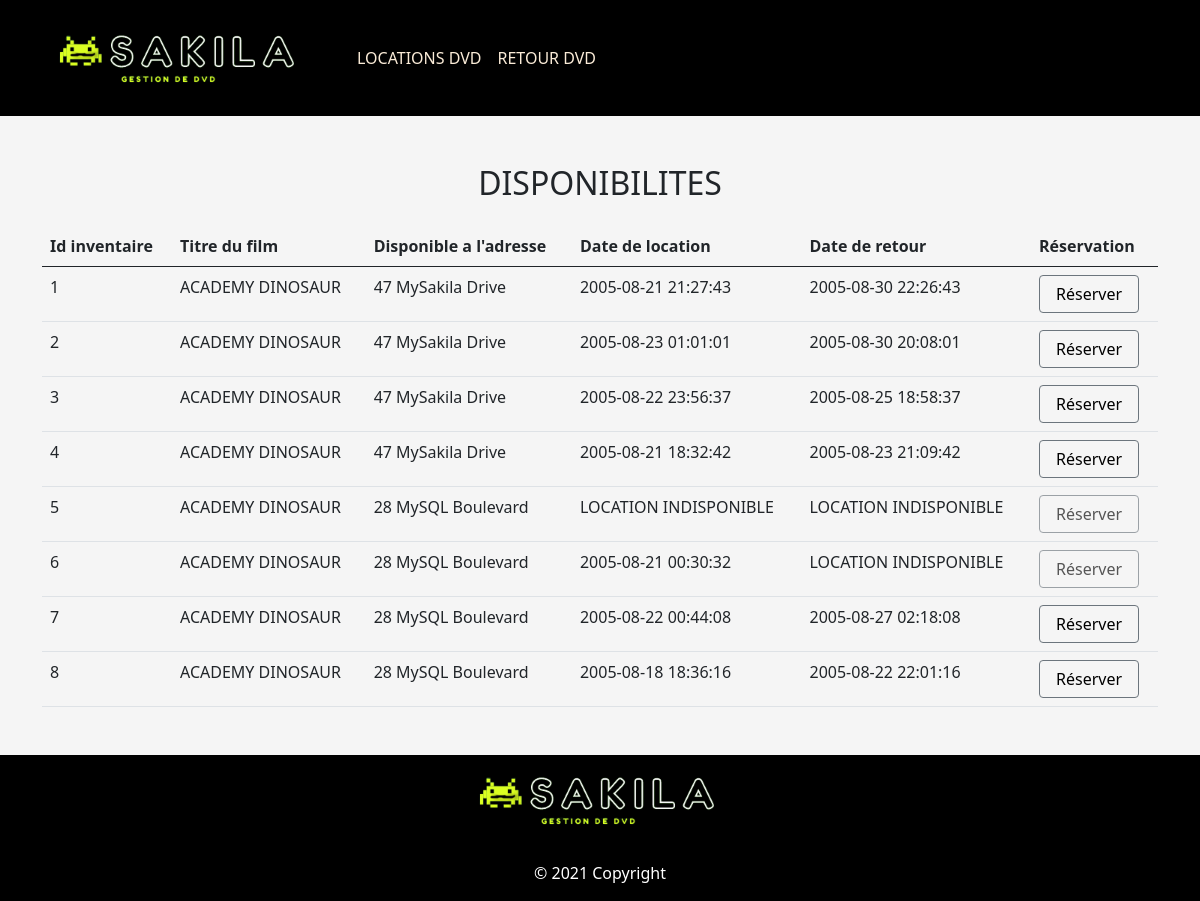
The app's page /list_films_available.php?film_id=1 with its own data.
### tables this page shows
CREATE TABLE film (
  film_id SMALLINT UNSIGNED NOT NULL AUTO_INCREMENT,
  title VARCHAR(128) NOT NULL,
  description TEXT DEFAULT NULL,
  release_year YEAR DEFAULT NULL,
  language_id TINYINT UNSIGNED NOT NULL,
  original_language_id TINYINT UNSIGNED DEFAULT NULL,
  rental_duration TINYINT UNSIGNED NOT NULL DEFAULT 3,
  rental_rate DECIMAL(4,2) NOT NULL DEFAULT 4.99,
  length SMALLINT UNSIGNED DEFAULT NULL,
  replacement_cost DECIMAL(5,2) NOT NULL DEFAULT 19.99,
  rating ENUM('G','PG','PG-13','R','NC-17') DEFAULT 'G',
  special_features SET('Trailers','Commentaries','Deleted Scenes','Behind the Scenes') DEFAULT NULL,
  last_update TIMESTAMP NOT NULL DEFAULT CURRENT_TIMESTAMP ON UPDATE CURRENT_TIMESTAMP,
  PRIMARY KEY  (film_id),
  KEY idx_title (title),
  KEY idx_fk_language_id (language_id),
  KEY idx_fk_original_language_id (original_language_id),
  CONSTRAINT fk_film_language FOREIGN KEY (language_id) REFERENCES language (language_id) ON DELETE RESTRICT ON UPDATE CASCADE,
  CONSTRAINT fk_film_language_original FOREIGN KEY (original_language_id) REFERENCES language (language_id) ON DELETE RESTRICT ON UPDATE CASCADE
);

CREATE TABLE inventory (
  inventory_id MEDIUMINT UNSIGNED NOT NULL AUTO_INCREMENT,
  film_id SMALLINT UNSIGNED NOT NULL,
  store_id TINYINT UNSIGNED NOT NULL,
  last_update TIMESTAMP NOT NULL DEFAULT CURRENT_TIMESTAMP ON UPDATE CURRENT_TIMESTAMP,
  PRIMARY KEY  (inventory_id),
  KEY idx_fk_film_id (film_id),
  KEY idx_store_id_film_id (store_id,film_id),
  CONSTRAINT fk_inventory_store FOREIGN KEY (store_id) REFERENCES store (store_id) ON DELETE RESTRICT ON UPDATE CASCADE,
  CONSTRAINT fk_inventory_film FOREIGN KEY (film_id) REFERENCES film (film_id) ON DELETE RESTRICT ON UPDATE CASCADE
);

CREATE TABLE address (
  address_id SMALLINT UNSIGNED NOT NULL AUTO_INCREMENT,
  address VARCHAR(50) NOT NULL,
  address2 VARCHAR(50) DEFAULT NULL,
  district VARCHAR(20) NOT NULL,
  city_id SMALLINT UNSIGNED NOT NULL,
  postal_code VARCHAR(10) DEFAULT NULL,
  phone VARCHAR(20) NOT NULL,
   
   
  /*!50705 location GEOMETRY */ /*!80003 SRID 0 */ /*!50705 NOT NULL,*/
  last_update TIMESTAMP NOT NULL DEFAULT CURRENT_TIMESTAMP ON UPDATE CURRENT_TIMESTAMP,
  PRIMARY KEY  (address_id),
  KEY idx_fk_city_id (city_id),
  /*!50705 SPATIAL KEY `idx_location` (location),*/
  CONSTRAINT `fk_address_city` FOREIGN KEY (city_id) REFERENCES city (city_id) ON DELETE RESTRICT ON UPDATE CASCADE
);

### class/dbconfig.php (called while the page is built, shortened)
<?php
class database {
  private $db_host = "127.0.0.1";
  private $db_username = "root";
  private $db_password = "secret";
  private $db_name= "sakila";
  public function connectDb() {
    $conn = new PDO("mysql:host=$this->db_host;dbname=$this->db_name", $this->db_username, $this->db_password );
    $conn->setAttribute(PDO::ATTR_ERRMODE, PDO::ERRMODE_EXCEPTION);
    return $conn;
  }
}
?>

### class/films.php (called while the page is built, shortened)
<?php
class films extends database{
    public function getOneFilm() {
        $id='';
        if(!isset($_GET['film_id'])) {
            $id ="";
        } else {
            $id=$_GET['film_id'];
        }
        $sql ="SELECT film.film_id, film.title as title, film.description, film.release_year, film.length,
        film.rating, film.rental_rate, category.name as category
        FROM film
        INNER JOIN film_category ON film.film_id = film_category.film_id
        INNER JOIN category ON film_category.category_id = category.category_id
        WHERE film.film_id=:id";
        $query = $this->connectDb()->prepare($sql);
        $query->bindValue(':id', $id, PDO::PARAM_INT);
        $query->execute();
        return $query->fetch();
    }
    public function getDisponility() {
        $id="";
        if(!isset($_GET['film_id'])) {
            $id ="";
        } else {
            $id=$_GET['film_id'];
        }
        $sql="SELECT film.film_id, film.title, address.address as address, store.store_id as store, inventory.inventory_id as inventory_id
        FROM film
        INNER JOIN inventory ON film.film_id = inventory.film_id
        INNER JOIN store ON inventory.store_id = store.store_id
        INNER JOIN address ON store.address_id = address.address_id
        WHERE film.film_id =:id";
        $query = $this->connectDb()->prepare($sql);
        $query->bindValue(':id', $id, PDO::PARAM_INT);
        $query->execute();
        $inventories = $query->fetchAll();
        $max = sizeof($inventories);
        for($i=0; $i<$max;$i++){
            $sql="SELECT * FROM rental WHERE rental.inventory_id =:inventory_id order by rental_date desc limit 1";
            $query = $this->connectDb()->prepare($sql);
            $query->bindValue(':inventory_id',$inventories[$i]['inventory_id'] , PDO::PARAM_INT);
            $query->execute();
            $lastrental = $query->fetch();
            $inventories[$i]['last_date_rental'] = $lastrental['rental_date'];
            $inventories[$i]['last_return_date'] = $lastrental['return_date'];
        }
        return $inventories;
    }
}
?>

### list_films_available.php (the view, shortened to what this page needs)
<?php
include_once 'class/dbconfig.php';
include_once 'class/films.php';
$query = new films;
$film = $query->getOneFilm();
$inventories = $query->getDisponility();
include("components/header.php");
?>
<div class="container">
    <h2 class="title_page text-center mt-5 mb-4">DISPONIBILITES</h2>
</div>
<div class="container mb-3">
    <table class="table table-hover">
        <thead>
            <tr>
                <th class="cellule_designation">Id inventaire</th>
                <th class="cellule_designation">Titre du film </th>
                <th class="cellule_designation">Disponible a l'adresse </th>
                <th class="cellule_designation">Date de location</th>
                <th class="cellule_designation">Date de retour</th>
                <th class="cellule_designation">Réservation</th>
            </tr>
        </thead>
        <tbody>
            <?php foreach($inventories as $inventory) { ?>
            <tr>
                <td class="cellule_table">
                    <?php echo $inventory['inventory_id']; ?>
                </td>
                <td class="cellule_table">
                    <?php echo $inventory['title']; ?>
                </td>
                <td class="cellule_table">
                    <?php echo $inventory['address']; ?>
                </td>
                <td class="cellule_table">
                    <?php
                    if ($inventory['last_date_rental'] == NULL) {
                        echo 'LOCATION INDISPONIBLE';
                    } else {
                        echo $inventory['last_date_rental'];
                    }
                    ?>
                </td>
                <td class="cellule_table">
                    <?php
                        if ($inventory['last_return_date'] == NULL) {
                            echo 'LOCATION INDISPONIBLE';
                        } else {
                            echo $inventory['last_return_date'];
                        }
                    ?>
                </td>
                <td class="cellule_button">
                    <?php
                        if ($inventory['last_return_date'] == NULL) { ?>
                    <button type="button" class="btn btn btn-outline-secondary btn-action" style="width: 100px;" disabled>
                        <a href="form_reservation.php?film_id=<?php echo $film['film_id'] ?>
                                &inventory_id=<?php echo $inventory['inventory_id']?>"
                            style="text-decoration:none; color:black;">Réserver
                        </a>
                    </button>
                    <?php } else { ?>
                    <button type="button" class="btn btn btn-outline-secondary btn-action" style="width: 100px;">
                        <a href="form_reservation.php?film_id=<?php echo $film['film_id']?>&inventory_id=<?php echo $inventory['inventory_id']?>"
                            style="text-decoration:none; color:black;">Réserver
                        </a>
                    </button>
                    <?php }
                    ?>
                </td>
            </tr>
            <?php } ?>
        </tbody>
    </table>
</div>
<?php include("components/footer.php");?>

### records on screen
film: inventory.inventory_id "2", title "ACADEMY DINOSAUR", address.address "47 MySakila Drive", last_date_rental "2005-08-23 01:01:01", last_return_date "2005-08-30 20:08:01", inventory.inventory_id "3", last_date_rental "2005-08-22 23:56:37", last_return_date "2005-08-25 18:58:37", inventory.inventory_id "4", last_date_rental "2005-08-21 18:32:42", last_return_date "2005-08-23 21:09:42", inventory.inventory_id "5", address.address "28 MySQL Boulevard", shows "LOCATION INDISPONIBLE", inventory.inventory_id "6", last_date_rental "2005-08-21 00:30:32", inventory.inventory_id "7", last_date_rental "2005-08-22 00:44:08", last_return_date "2005-08-27 02:18:08", inventory.inventory_id "8", last_date_rental "2005-08-18 18:36:16", last_return_date "2005-08-22 22:01:16"

### other values on screen
$inventory['inventory_id'] "1"
$inventory['title'] "ACADEMY DINOSAUR"
$inventory['address'] "47 MySakila Drive"
$inventory['last_date_rental'] "2005-08-21 21:27:43"
$inventory['last_return_date'] "2005-08-30 22:26:43"
